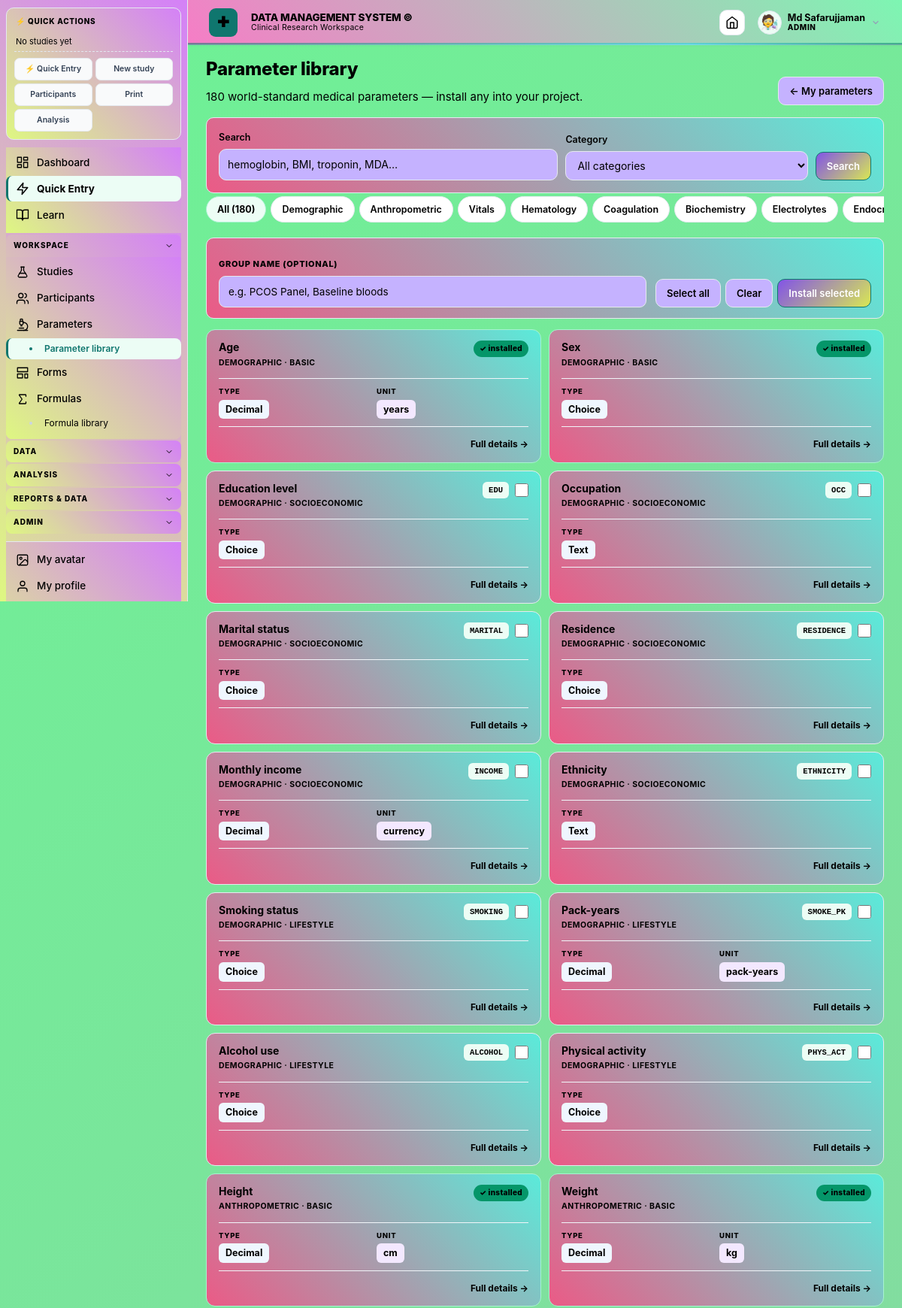
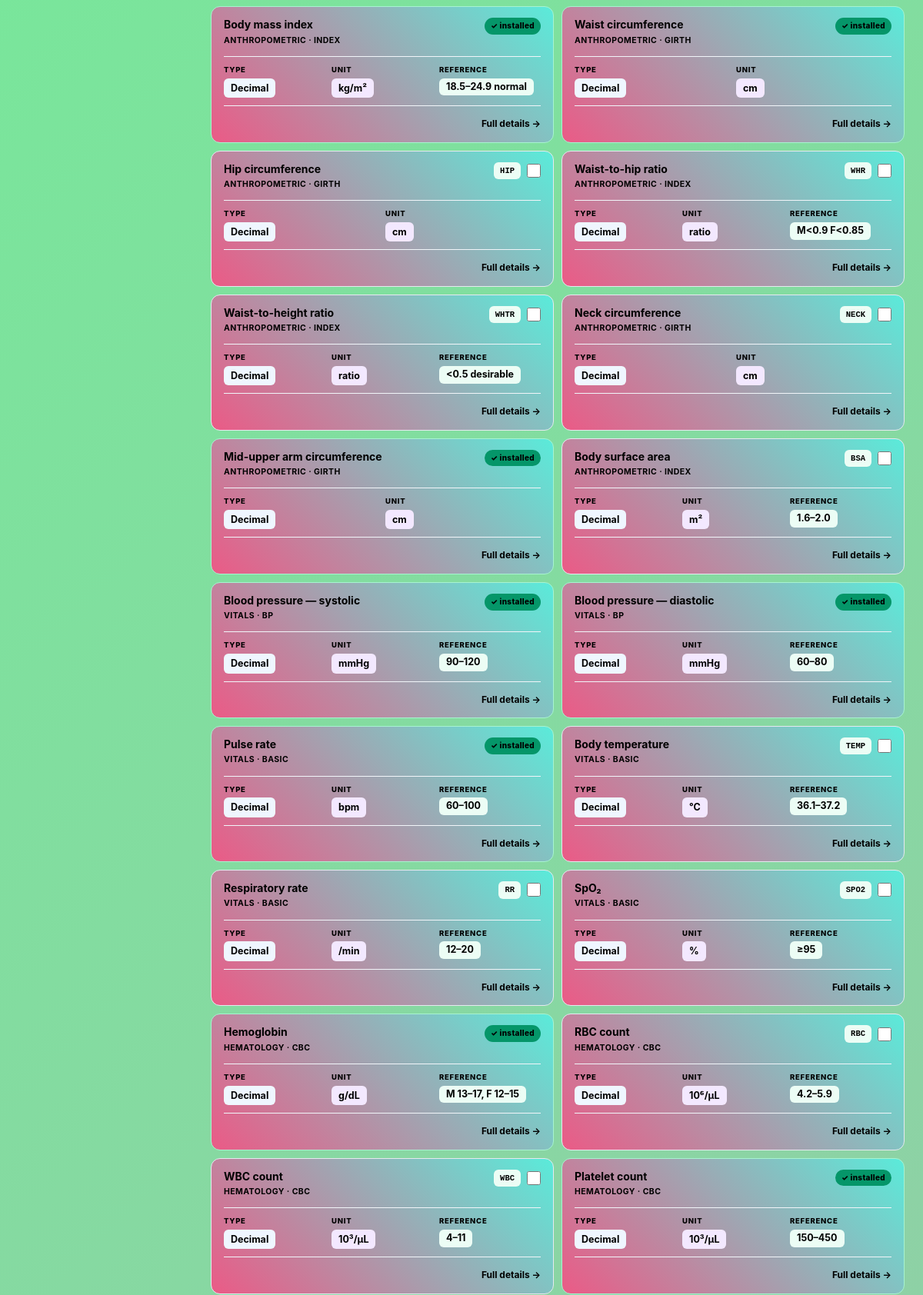
The page /parameters/library (signed in, upper part) on the database its author committed (2 pictures, top to bottom).
### tables this page shows
CREATE TABLE settings(
    key   TEXT PRIMARY KEY,
    value TEXT NOT NULL
);

CREATE TABLE users(
    id            INTEGER PRIMARY KEY AUTOINCREMENT,
    username      TEXT UNIQUE NOT NULL,
    password_hash TEXT NOT NULL,
    role          TEXT NOT NULL CHECK(role IN ('ADMIN','RESEARCHER','VIEWER')),
    active        INTEGER NOT NULL DEFAULT 1,
    created_at    TEXT NOT NULL DEFAULT CURRENT_TIMESTAMP,
    last_login    TEXT,
    avatar_type   TEXT DEFAULT 'initials',
    avatar_value  TEXT DEFAULT '',
    avatar_style  TEXT DEFAULT '',
    totp_secret   TEXT DEFAULT '',
    totp_enabled  INTEGER DEFAULT 0,
    totp_backup_codes TEXT DEFAULT '',
    display_name  TEXT DEFAULT '',
    email         TEXT DEFAULT '',
    must_change_password INTEGER DEFAULT 0
);

CREATE TABLE parameters(
    id          INTEGER PRIMARY KEY AUTOINCREMENT,
    code        TEXT UNIQUE NOT NULL,
    name        TEXT NOT NULL,
    group_id    INTEGER,
    category    TEXT DEFAULT 'Other',
    data_type   TEXT DEFAULT 'Decimal',
    unit        TEXT DEFAULT '',
    description TEXT DEFAULT '',
    ref_low     REAL,
    ref_high    REAL,
    ref_text    TEXT DEFAULT '',
    choices     TEXT DEFAULT '',
    min_value   REAL,
    max_value   REAL,
    required    INTEGER DEFAULT 0,
    sort_order  INTEGER DEFAULT 0,
    formula     TEXT DEFAULT '',
    active      INTEGER DEFAULT 1,
    FOREIGN KEY(group_id) REFERENCES parameter_groups(id) ON DELETE SET NULL
);

### parameter_library_routes.py (the view)
    @app.route("/parameters/library")
    def parameter_library_page():
        q      = request.args.get("q", "").strip()
        cat    = request.args.get("cat", "").strip() or None
        tag    = request.args.get("tag", "").strip() or None
        if q:      items = search(q)
        elif tag:  items = by_tag(tag)
        else:      items = by_category(cat)
        installed_codes = {r["code"] for r in
                           query("SELECT code FROM parameters WHERE active=1")}
        return render_template("parameter_library.html",
                               items=items, q=q, cat=cat, tag=tag,
                               categories=CATEGORIES, total=total(),
                               installed_codes=installed_codes)

### templates/parameter_library.html (shortened to what this page needs)
{% extends "base.html" %}
{% block content %}
<div class="pagehead">
  <div>
    <h1>Parameter library</h1>
    <p>{{ total }} world-standard medical parameters — install any into your project.</p>
  </div>
  <a class="btn" href="{{ url_for('parameters_list') }}">← My parameters</a>
</div>
<form class="card lib-filter" method="get">
  <div class="lib-filter-grid">
    <label>Search
      <input name="q" value="{{ q }}" placeholder="hemoglobin, BMI, troponin, MDA…">
    </label>
    <label>Category
      <select name="cat">
        <option value="">All categories</option>
      </select>
    </label>
    <div class="lib-filter-actions">
      <button class="btn primary">Search</button>
    </div>
  </div>
</form>
<div class="lib-tabs">
  <a href="{{ url_for('parameter_library_page') }}" class="{% if not cat and not q and not tag %}active{% endif %}">All ({{ total }})</a>
  {% for c in categories %}
  <a href="?cat={{ c }}" class="{% if cat==c %}active{% endif %}">{{ c }}</a>
  {% endfor %}
</div>
<form method="post" action="{{ url_for('parameter_library_install_bulk') }}">
  <div class="card lib-bulk">
    <div class="lib-bulk-row">
      <div class="lib-bulk-input">
        <label for="bulk-group">Group name <span class="muted">(optional)</span></label>
        <input id="bulk-group" name="group_name" placeholder="e.g. PCOS Panel, Baseline bloods">
      </div>
      <div class="lib-bulk-btns">
        <button type="button" class="btn" onclick="document.querySelectorAll('.lib-check').forEach(c=>c.checked=true)">
          Select all
        </button>
        <button type="button" class="btn" onclick="document.querySelectorAll('.lib-check').forEach(c=>c.checked=false)">
          Clear
        </button>
        <button class="btn primary">Install selected</button>
      </div>
    </div>
  </div>
  <div class="lib-grid">
    {% for p in items %}
    {% set installed = p.code in installed_codes %}
    <div class="lib-card {% if installed %}lib-installed{% endif %}">
      <div class="lib-head">
        <div class="lib-head-left">
          <div class="lib-name">{{ p.name }}</div>
          <div class="lib-meta">{{ p.category }}{% if p.subcategory %} · {{ p.subcategory }}{% endif %}</div>
        </div>
        <div class="lib-head-right">
          {% if installed %}
          <span class="lib-badge lib-badge-installed">✓ installed</span>
          {% else %}
          <span class="lib-code">{{ p.code }}</span>
          <label class="lib-checkbox" title="Select for bulk install">
            <input type="checkbox" name="pick" value="{{ p.id }}" class="lib-check">
          </label>
          {% endif %}
        </div>
      </div>
      <div class="lib-fields">
        <div class="lib-field lib-field-type">
          <span class="lf-label">Type</span>
          <span class="lf-value">{{ p.data_type }}</span>
        </div>
        {% if p.unit %}
        <div class="lib-field lib-field-unit">
          <span class="lf-label">Unit</span>
          <span class="lf-value">{{ p.unit }}</span>
        </div>
        {% endif %}
        {% if p.ref_text or p.ref_low is not none or p.ref_high is not none %}
        <div class="lib-field lib-field-ref">
          <span class="lf-label">Reference</span>
          <span class="lf-value">
            {% if p.ref_text %}{{ p.ref_text }}
            {% elif p.ref_low is not none and p.ref_high is not none %}
              {{ p.ref_low }}–{{ p.ref_high }}
            {% elif p.ref_low is not none %}
              ≥ {{ p.ref_low }}
            {% elif p.ref_high is not none %}
              ≤ {{ p.ref_high }}
            {% endif %}
          </span>
        </div>
        {% endif %}
      </div>
      <div class="lib-foot">
        <a class="lib-more" href="{{ url_for('parameter_library_detail', pid=p.id) }}">
          Full details →
        </a>
      </div>
    </div>
    {% else %}
    <div class="card" style="grid-column:1/-1;text-align:center;padding:40px">
      <p class="muted" style="margin:0">No parameters match your search.</p>
    </div>
    {% endfor %}
  </div>
</form>
{% endblock %}

### templates/base.html (shortened to what this page needs)
<!doctype html>
<html lang="en">
<head>
<link rel="stylesheet" href="{{ url_for('static', filename='css/pro.css') }}">
<link rel="stylesheet" href="{{ url_for('static', filename='css/fonts.css') }}">
{% set _fc = app_settings.get('ui_font_class','') %}
</head>
<body class="{{ app_settings.get('ui_font_class','') }}">
{% from "_avatar.html" import site_logo, user_avatar %}
{% from "_icons.html" import icon %}
<div class="shell">
<aside class="sidebar" id="sidebar">
  <div class="quick-panel">
    <div class="quick-head">
      <span class="quick-title">⚡ Quick actions</span>
    </div>
    {% set _studies = recent_studies_for_sidebar() if recent_studies_for_sidebar is defined else [] %}
    {% if _studies %}
    {% for s in _studies %}
    <div class="quick-study">
      <span class="quick-study-code">{{ s.study_code }}</span>
      <div class="quick-study-actions">
        <a href="{{ url_for('participants_list') }}?study_id={{ s.id }}" title="Participants">👥</a>
        <a href="{{ url_for('participant_new') }}" title="Add">➕</a>
        <a href="{{ url_for('print_participants_summary', sid=s.id) }}" target="_blank" title="Print">🖨</a>
        <a href="{{ url_for('export_study', sid=s.id, fmt='xlsx') }}" title="Export">⬇</a>
      </div>
    </div>
    {% endfor %}
    {% else %}
    <div class="quick-empty">No studies yet</div>
    {% endif %}
    <div class="quick-globals">
      <a href="{{ url_for('quick_entry_page') }}" style="background:#ecfdf5;border-color:#a7f3d0;color:#0f766e;font-weight:800">⚡ Quick Entry</a>
      <a href="{{ url_for('study_new') }}">New study</a>
      <a href="{{ url_for('participants_list') }}">Participants</a>
      <a href="{{ url_for('print_hub') }}">Print</a>
      <a href="{{ url_for('analysis_hub') }}">Analysis</a>
    </div>
  </div>
  <nav class="sb-nav">
    <div class="sb-items sb-flat">
      <a href="{{ url_for('dashboard') }}" data-path="/" data-exact="1">
        Dashboard
      </a>
      <a href="{{ url_for('quick_entry_page') }}" data-path="/quick-entry"
         style="background:#ecfdf5;border-left-color:#0f766e;color:#0f766e;font-weight:700">
        Quick Entry
      </a>
      <a href="{{ url_for('learn_home') }}" data-path="/learn">
        Learn
      </a>
    </div>
    {% if current_user and current_user.role in ('ADMIN','RESEARCHER') %}
    <div class="sb-group" data-group="workspace">
      <button type="button" class="sb-group-head">
        <span class="sb-group-label">Workspace</span>
      </button>
      <div class="sb-items">
        <a href="{{ url_for('studies_list') }}" data-path="/studies">
          {{ icon('flask', 18, 'currentColor', 1.75) }} Studies
        </a>
        <a href="{{ url_for('participants_list') }}" data-path="/participants">
          {{ icon('users', 18, 'currentColor', 1.75) }} Participants
        </a>
        <a href="{{ url_for('parameters_list') }}" data-path="/parameters" data-exact="1">
          {{ icon('microscope', 18, 'currentColor', 1.75) }} Parameters
        </a>
        <a href="{{ url_for('parameter_library_page') }}" data-path="/parameters/library" class="sb-sub">
          Parameter library
        </a>
        <a href="{{ url_for('forms_list') }}" data-path="/forms">
          {{ icon('layout-template', 18, 'currentColor', 1.75) }} Forms
        </a>
        <a href="{{ url_for('formulas_list') }}" data-path="/formulas" data-exact="1">
          {{ icon('sigma', 18, 'currentColor', 1.75) }} Formulas
        </a>
        <a href="{{ url_for('formula_library_page') }}" data-path="/formulas/library" class="sb-sub">
          Formula library
        </a>
      </div>
    </div>
    <div class="sb-group" data-group="data">
      <button type="button" class="sb-group-head">
        <span class="sb-group-label">Data</span>
      </button>
    </div>
    <div class="sb-group" data-group="analysis">
      <button type="button" class="sb-group-head">
        <span class="sb-group-label">Analysis</span>
      </button>
    </div>
    <div class="sb-group" data-group="reports">
      <button type="button" class="sb-group-head">
        <span class="sb-group-label">Reports &amp; data</span>
      </button>
    </div>
    {% endif %}
    {% if current_user and current_user.role == 'ADMIN' %}
    <div class="sb-group" data-group="admin">
      <button type="button" class="sb-group-head">
        <span class="sb-group-label">Admin</span>
      </button>
    </div>
    {% endif %}
    <div class="sb-items sb-flat sb-account">
      <a href="{{ url_for('avatar_picker') }}" data-path="/profile/avatar">
        {{ icon('image', 18, 'currentColor', 1.75) }} My avatar
      </a>
      <a href="{{ url_for('profile_edit') }}" data-path="/profile/edit">
        {{ icon('user', 18, 'currentColor', 1.75) }} My profile
      </a>
      <a href="{{ url_for('two_factor_page') }}" data-path="/profile/2fa">
      </a>
    </div>
  </nav>
</aside>
<main>
  <header class="topbar">
    <span class="topbar-logo" aria-hidden="true">
      {{ site_logo(app_settings, 38) }}
    </span>
    <div class="topbar-brand">
      <div class="topbar-title">{{ app_name }}</div>
      <div class="topbar-sub">Clinical Research Workspace</div>
    </div>
    <a class="iconbtn" href="{{ url_for('dashboard') }}" title="Home" id="home-btn">
    </a>
    {% if current_user %}
      <div class="userchip" id="userchip">
        {{ user_avatar(current_user, 32) }}
        <div class="uc-meta">
          <span class="uc-name">{{ display_name_of(current_user) }}</span>
          <span class="uc-role">{{ current_user.role|capitalize }}</span>
        </div>
      </div>
    {% endif %}
  </header>
  <section class="content">
    {% block content %}{% endblock %}
  </section>
</main>
</div>
<link rel="stylesheet" href="/theme.css?v={{ range(1000000, 9999999) | random }}">
</body>
</html>

### templates/_avatar.html (shortened to what this page needs)
{% macro user_avatar(u, size=32, ring=False) %}
{% set s = size|int %}
{% set border = '2px solid #a7f3d0' if ring else '1px solid #e2e8f0' %}
{% if u.avatar_type == 'upload' and u.avatar_value %}
  <img src="{{ url_for('avatar_file', fname=u.avatar_value) }}" alt=""
       style="width:{{ s }}px;height:{{ s }}px;border-radius:50%;object-fit:cover;border:{{ border }};display:inline-block;vertical-align:middle">
{% elif u.avatar_type == 'dicebear' and u.avatar_style %}
  <img src="https://api.dicebear.com/7.x/{{ u.avatar_style }}/svg?seed={{ u.avatar_value or u.username }}"
       alt=""
       style="width:{{ s }}px;height:{{ s }}px;border-radius:50%;object-fit:cover;border:{{ border }};display:inline-block;vertical-align:middle">
{% elif u.avatar_type == 'gif' and u.avatar_value %}
  <img src="{{ u.avatar_value }}" alt=""
       style="width:{{ s }}px;height:{{ s }}px;border-radius:50%;object-fit:cover;border:{{ border }};display:inline-block;vertical-align:middle">
{% elif u.avatar_type == 'emoji' and u.avatar_value %}
  <span style="display:inline-grid;place-items:center;width:{{ s }}px;height:{{ s }}px;
               border-radius:50%;background:#ecfdf5;border:{{ border }};
               font-size:{{ (s * 0.6)|int }}px;line-height:1;
               vertical-align:middle">{{ u.avatar_value }}</span>
{% else %}
  <span style="display:inline-grid;place-items:center;width:{{ s }}px;height:{{ s }}px;
               border-radius:50%;background:var(--primary);color:#fff;
               font-weight:700;font-size:{{ (s * 0.45)|int }}px;
               vertical-align:middle;border:{{ border }}">{{ u.username[0]|upper }}</span>
{% endif %}
{% endmacro %}
{% macro site_logo(settings, size=30) %}
{% set s = size|int %}
{% set logo_url = settings.get('brand_logo_url', '') or '' %}
{% set mark_value = settings.get('brand_mark_value', '✚') or '✚' %}
{% if logo_url and logo_url.strip() %}
  <span class="brandmark" style="display:none;width:{{ s }}px;height:{{ s }}px;
        font-size:{{ (s * 0.5)|int }}px">{{ mark_value }}</span>
{% endif %}
{% endmacro %}

### rows shown on the page
settings: value "DATA MANAGEMENT SYSTEM ©"
users: avatar_value "🧑‍🔬", display_name "Md Safarujjaman", role "ADMIN"
parameters: name "Age", category "DEMOGRAPHIC", subcategory "BASIC", shows "✓ installed", data_type "Decimal", unit "years", name "Monthly income", subcategory "SOCIOECONOMIC", code "INCOME", unit "currency", name "Pack-years", subcategory "LIFESTYLE", code "SMOKE_PK", unit "pack-years"
parameters: name "Sex", category "DEMOGRAPHIC", subcategory "BASIC", shows "✓ installed", data_type "Choice", name "Education level", subcategory "SOCIOECONOMIC", code "EDU", name "Marital status", code "MARITAL", name "Residence", code "RESIDENCE", name "Smoking status", subcategory "LIFESTYLE", code "SMOKING", name "Alcohol use", code "ALCOHOL", name "Physical activity", code "PHYS_ACT"
parameters: name "Height", category "ANTHROPOMETRIC", subcategory "BASIC", shows "✓ installed", data_type "Decimal", unit "cm"
parameters: name "Weight", category "ANTHROPOMETRIC", subcategory "BASIC", shows "✓ installed", data_type "Decimal", unit "kg"
parameters: name "Body mass index", category "ANTHROPOMETRIC", subcategory "INDEX", shows "✓ installed", data_type "Decimal", unit "kg/m²", ref_text "18.5–24.9 normal"
parameters: name "Waist circumference", category "ANTHROPOMETRIC", subcategory "GIRTH", shows "✓ installed", data_type "Decimal", unit "cm"
parameters: name "Mid-upper arm circumference", category "ANTHROPOMETRIC", subcategory "GIRTH", shows "✓ installed", data_type "Decimal", unit "cm"
parameters: name "Blood pressure — systolic", category "VITALS", subcategory "BP", shows "✓ installed", data_type "Decimal", unit "mmHg", ref_text "90–120"
parameters: name "Blood pressure — diastolic", category "VITALS", subcategory "BP", shows "✓ installed", data_type "Decimal", unit "mmHg", ref_text "60–80"
parameters: name "Pulse rate", category "VITALS", subcategory "BASIC", shows "✓ installed", data_type "Decimal", unit "bpm", ref_text "60–100"
parameters: name "Hemoglobin", category "HEMATOLOGY", subcategory "CBC", shows "✓ installed", data_type "Decimal", unit "g/dL", ref_text "M 13–17, F 12–15"
parameters: name "WBC count", category "HEMATOLOGY", subcategory "CBC", code "WBC", data_type "Decimal", unit "10³/μL", ref_text "4–11", name "Platelet count", shows "✓ installed", ref_text "150–450"

### other values the page prints
{{ mark_value }} "✚"
{{ total }} "180"
{{ c }} "Demographic" "Anthropometric" "Vitals" "Hematology" "Coagulation" "Biochemistry" "Electrolytes"
{{ p.name }} "Occupation" "Ethnicity" "Hip circumference" "Waist-to-hip ratio" "Waist-to-height ratio" "Neck circumference" "Body surface area" "Body temperature" "Respiratory rate" "SpO₂" "RBC count"
{{ p.category }} "DEMOGRAPHIC" "DEMOGRAPHIC" "ANTHROPOMETRIC" "ANTHROPOMETRIC" "ANTHROPOMETRIC" "ANTHROPOMETRIC" "ANTHROPOMETRIC" "VITALS" "VITALS" "VITALS" "HEMATOLOGY"
{{ p.subcategory }} "SOCIOECONOMIC" "SOCIOECONOMIC" "GIRTH" "INDEX" "INDEX" "GIRTH" "INDEX" "BASIC" "BASIC" "BASIC" "CBC"
{{ p.code }} "OCC" "ETHNICITY" "HIP" "WHR" "WHTR" "NECK" "BSA" "TEMP" "RR" "SPO2" "RBC"
{{ p.data_type }} "Text" "Text" "Decimal" "Decimal" "Decimal" "Decimal" "Decimal" "Decimal" "Decimal" "Decimal" "Decimal"
{{ p.unit }} "cm" "ratio" "ratio" "cm" "m²" "°C" "/min" "%" "10⁶/μL"
{{ p.ref_text }} "M<0.9 F<0.85" "<0.5 desirable" "1.6–2.0" "36.1–37.2" "12–20" "≥95" "4.2–5.9"
